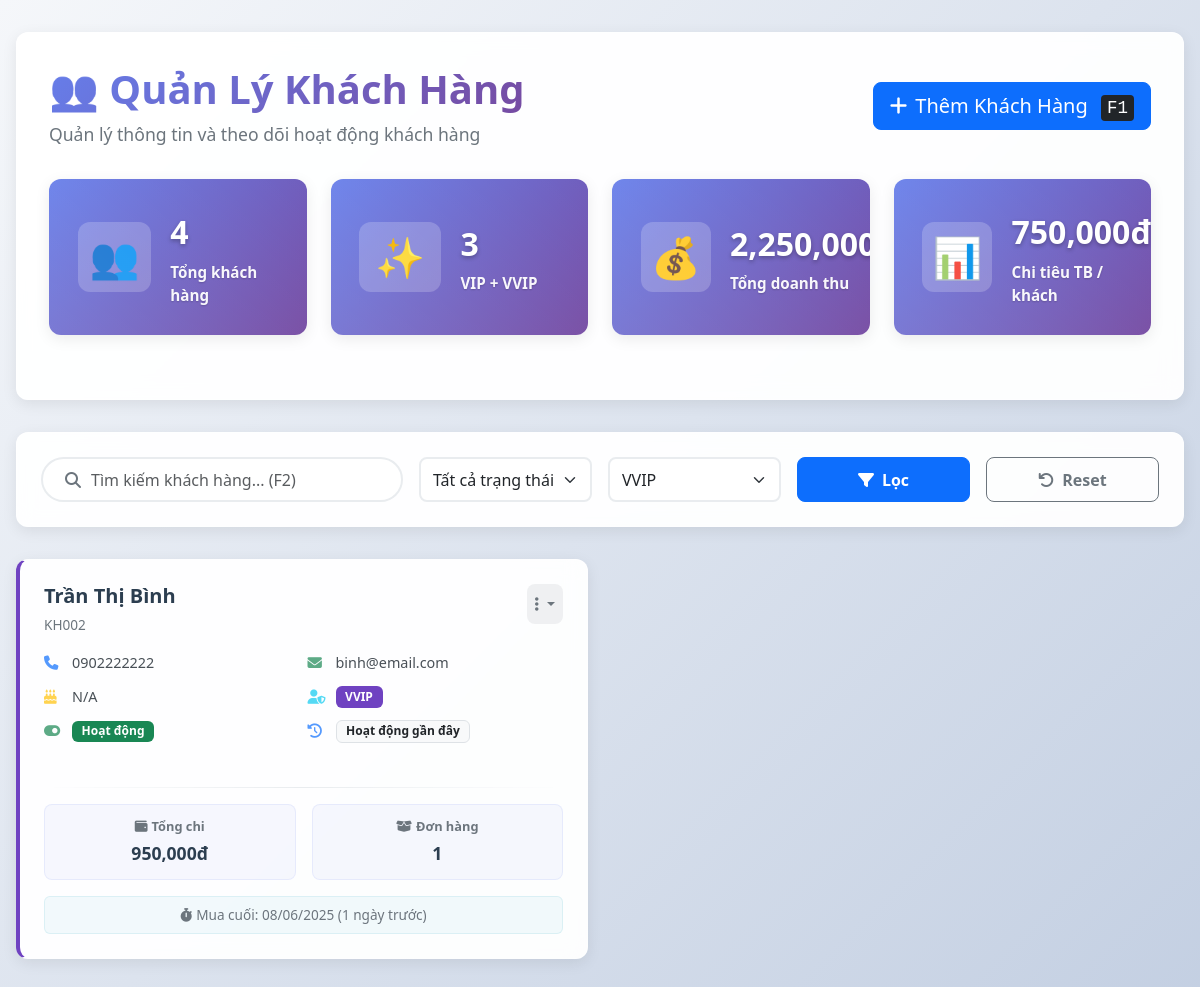
Screenshot of /pages/customers.php?membership=VVIP with the database file from the repository.
### tables this page shows
CREATE TABLE customers (
    id INT AUTO_INCREMENT PRIMARY KEY,
    customer_code VARCHAR(20) UNIQUE NOT NULL,
    name VARCHAR(100) NOT NULL,
    phone VARCHAR(20) UNIQUE,
    email VARCHAR(100),
    address TEXT,
    birth_date DATE,
    gender ENUM('Nam', 'Nữ', 'Khác'),
    membership_level ENUM('Thông thường', 'VIP', 'VVIP') DEFAULT 'Thông thường',
    total_spent DECIMAL(15,2) DEFAULT 0,
    total_orders INT DEFAULT 0,
    loyalty_points INT DEFAULT 0,
    notes TEXT,
    is_active BOOLEAN DEFAULT TRUE,
    created_at TIMESTAMP DEFAULT CURRENT_TIMESTAMP,
    updated_at TIMESTAMP DEFAULT CURRENT_TIMESTAMP ON UPDATE CURRENT_TIMESTAMP,
    last_membership_update TIMESTAMP NULL DEFAULT NULL,  
    
    INDEX idx_phone (phone),
    INDEX idx_membership (membership_level),
    INDEX idx_active (is_active)
);

### pages/customers.php (the view, shortened to what this page needs)
<?php
require_once __DIR__ . '/../config/database.php';
$search = $_GET['search'] ?? '';
$status_filter = $_GET['status'] ?? 'all';
$membership_filter = $_GET['membership'] ?? 'all';
$page_num = max(1, intval($_GET['page'] ?? 1));
$per_page = 9;
$sql_select_fields = "SELECT c.*,
                        COALESCE(s.total_spent_val, c.total_spent, 0) as total_spent,
                        COALESCE(s.total_orders_val, c.total_orders, 0) as total_orders,
                        s.latest_sale_date as last_order_date,
                        CASE
                            WHEN s.latest_sale_date >= DATE_SUB(NOW(), INTERVAL 30 DAY) THEN 'Hoạt động gần đây'
                            WHEN s.latest_sale_date >= DATE_SUB(NOW(), INTERVAL 90 DAY) THEN 'Ít hoạt động'
                            WHEN s.latest_sale_date IS NULL AND c.created_at < DATE_SUB(NOW(), INTERVAL 30 DAY) THEN 'Chưa mua hàng'
                            WHEN s.latest_sale_date IS NULL AND c.created_at >= DATE_SUB(NOW(), INTERVAL 30 DAY) THEN 'Khách hàng mới'
                            ELSE 'Lâu không mua'
                        END as activity_status,
                        DATEDIFF(NOW(), s.latest_sale_date) as days_since_last_order,
                        (YEAR(CURDATE()) - YEAR(c.birth_date)) - (RIGHT(CURDATE(), 5) < RIGHT(c.birth_date, 5)) as age";
$sql_from_join = "FROM customers c
                  LEFT JOIN (
                      SELECT customer_id,
                             MAX(sale_date) as latest_sale_date,
                             COUNT(id) as total_orders_val,
                             SUM(total_amount) as total_spent_val
                      FROM sales
                      GROUP BY customer_id
                  ) s ON c.id = s.customer_id";
$where_clauses = [];
$params = [];
if ($membership_filter !== 'all') {
    $where_clauses[] = "c.membership_level = ?";
    $params[] = $membership_filter;
}
$where_sql = count($where_clauses) > 0 ? ' WHERE ' . implode(' AND ', $where_clauses) : '';
$offset = ($page_num - 1) * $per_page;
$customers_sql = "$sql_select_fields $sql_from_join $where_sql ORDER BY c.created_at DESC LIMIT $per_page OFFSET $offset";
$customers_stmt = $pdo->prepare($customers_sql);
$customers_stmt->execute($params);
$customers_on_page = $customers_stmt->fetchAll(PDO::FETCH_ASSOC);
$stats = [];
$stats_queries = [
    'total_customers_stat' => "SELECT COUNT(*) FROM customers",
    'vip_vvip_customers_stat' => "SELECT COUNT(*) FROM customers WHERE membership_level = 'VIP' OR membership_level = 'VVIP'",
    'total_revenue_stat' => "SELECT SUM(total_amount) FROM sales",
    'avg_spent_stat' => "SELECT AVG(total_spent) FROM customers WHERE total_orders > 0"
];
foreach ($stats_queries as $key => $query) {
    $stmt = $pdo->query($query);
    $stats[$key] = $stmt->fetchColumn();
}
if ($stats['total_customers_stat'] > 0 && isset($stats['total_revenue_stat'])) {
     $active_customers_with_spending_query = "SELECT COUNT(DISTINCT id) FROM customers WHERE total_spent > 0";
     $active_customers_count = $pdo->query($active_customers_with_spending_query)->fetchColumn();
     $stats['avg_spent_per_active_customer_stat'] = $active_customers_count > 0 ? ($stats['total_revenue_stat'] / $active_customers_count) : 0;
} else {
    $stats['avg_spent_per_active_customer_stat'] = 0;
}
?>
<!DOCTYPE html>
<html lang="vi">
<head>
    <link href="https://cdnjs.cloudflare.com/ajax/libs/bootstrap/5.3.0/css/bootstrap.min.css" rel="stylesheet">
    <link href="https://cdnjs.cloudflare.com/ajax/libs/font-awesome/6.4.0/css/all.min.css" rel="stylesheet">
</head>
<body>
    <div class="customers-page">
        <div class="page-header">
            <div class="d-flex justify-content-between align-items-center mb-4">
                <div>
                    <h1 class="page-title">👥 Quản Lý Khách Hàng</h1>
                    <p class="page-subtitle">Quản lý thông tin và theo dõi hoạt động khách hàng</p>
                </div>
                <button class="btn btn-primary btn-lg" onclick="openAddCustomerModal()">
                    <i class="fas fa-plus me-2"></i>Thêm Khách Hàng
                    <kbd class="ms-2">F1</kbd>
                </button>
            </div>
            <div class="stats-grid">
                <div class="stat-card">
                    <div class="stat-icon">👥</div>
                    <div class="stat-info">
                        <div class="stat-number"><?php echo number_format($stats['total_customers_stat'] ?? 0); ?></div>
                        <div class="stat-label">Tổng khách hàng</div>
                    </div>
                </div>
                <div class="stat-card">
                    <div class="stat-icon">✨</div>
                    <div class="stat-info">
                        <div class="stat-number"><?php echo number_format($stats['vip_vvip_customers_stat'] ?? 0); ?></div>
                        <div class="stat-label">VIP + VVIP</div>
                    </div>
                </div>
                <div class="stat-card">
                    <div class="stat-icon">💰</div>
                    <div class="stat-info">
                        <div class="stat-number"><?php echo number_format($stats['total_revenue_stat'] ?? 0); ?>đ</div>
                        <div class="stat-label">Tổng doanh thu</div>
                    </div>
                </div>
                <div class="stat-card">
                    <div class="stat-icon">📊</div>
                    <div class="stat-info">
                        <div class="stat-number"><?php echo number_format($stats['avg_spent_per_active_customer_stat'] ?? 0); ?>đ</div>
                        <div class="stat-label">Chi tiêu TB / khách</div>
                    </div>
                </div>
            </div>
        </div>
        <div class="filters-section">
            <div class="row g-3 align-items-end" id="filterForm">
                <div class="col-md-4">
                    <div class="search-input-wrapper">
                        <span class="input-group-text"><i class="fas fa-search"></i></span>
                        <input type="text" id="searchInput" name="search" class="form-control"
                               placeholder="Tìm kiếm khách hàng... (F2)" value="<?php echo htmlspecialchars($search); ?>">
                    </div>
                </div>
                <div class="col-md-2">
                    <select id="statusFilter" name="status" class="form-select filter-select">
                        <option value="all" <?php if ($status_filter === 'all') echo 'selected'; ?>>Tất cả trạng thái</option>
                    </select>
                </div>
                <div class="col-md-2">
                    <select id="membershipFilter" name="membership" class="form-select filter-select">
                        <option value="VVIP" <?php if ($membership_filter === 'VVIP') echo 'selected'; ?>>VVIP</option>
                    </select>
                </div>
                <div class="col-md-2">
                    <button type="button" class="btn btn-primary btn-filter w-100" onclick="applyFilters()">
                        <i class="fas fa-filter me-2"></i>Lọc
                    </button>
                </div>
                <div class="col-md-2">
                    <button type="button" class="btn btn-outline-secondary btn-filter w-100" onclick="resetFilters()">
                        <i class="fas fa-undo me-2"></i>Reset
                    </button>
                </div>
            </div>
        </div>
        <div class="customers-grid" id="customersGrid">
            <?php if (empty($customers_on_page)): ?>
                <div class="col-12">
                    <div class="empty-state" style="grid-column: 1 / -1;">
                        <div class="empty-icon">👥</div>
                        <h4 class="empty-title">Không tìm thấy khách hàng</h4>
                        <p class="empty-text">Không có khách hàng nào phù hợp với tiêu chí tìm kiếm của bạn. <br>Hãy thử điều chỉnh bộ lọc hoặc thêm khách hàng mới.</p>
                        <button class="btn btn-primary btn-lg" onclick="openAddCustomerModal()">
                            <i class="fas fa-plus me-2"></i>Thêm Khách Hàng Mới
                        </button>
                    </div>
                </div>
            <?php else: ?>
                <?php foreach ($customers_on_page as $customer): ?>
                <div class="customer-card" data-membership="<?php echo htmlspecialchars(strtolower($customer['membership_level'] ?? 'thông thường')); ?>">
                    <div class="customer-header">
                        <div>
                            <h5 class="customer-name"><?php echo htmlspecialchars($customer['name']); ?></h5>
                            <small class="customer-code"><?php echo htmlspecialchars($customer['customer_code']); ?></small>
                        </div>
                        <div class="customer-actions">
                            <div class="dropdown">
                                <button class="dropdown-toggle" type="button" data-bs-toggle="dropdown" aria-expanded="false">
                                    <i class="fas fa-ellipsis-v"></i>
                                </button>
                            </div>
                        </div>
                    </div>
                    <div class="customer-details">
                        <div class="detail-row">
                            <div class="detail-item">
                                <i class="fas fa-phone text-primary"></i>
                                <span><?php echo htmlspecialchars($customer['phone']); ?></span>
                            </div>
                            <div class="detail-item">
                                <i class="fas fa-envelope <?php echo empty($customer['email']) ? 'text-muted' : 'text-success'; ?>"></i>
                                <span class="text-truncate" title="<?php echo htmlspecialchars($customer['email'] ?? 'N/A'); ?>"><?php echo htmlspecialchars($customer['email'] ?? 'N/A'); ?></span>
                            </div>
                        </div>
                        <div class="detail-row">
                            <div class="detail-item">
                                <i class="fas fa-birthday-cake text-warning"></i>
                                <span><?php echo $customer['age'] !== null ? htmlspecialchars($customer['age']) . ' tuổi' : 'N/A'; ?></span>
                            </div>
                            <div class="detail-item">
                                <i class="fas fa-user-shield text-info"></i>
                                <span class="badge bg-<?php
                                    $level = strtolower($customer['membership_level'] ?? 'thong thuong');
                                    if ($level === 'vvip') echo 'purple';
                                    elseif ($level === 'vip') echo 'warning text-dark';
                                    else echo 'secondary';
                                ?>"><?php echo htmlspecialchars($customer['membership_level'] ?? 'Thông thường'); ?></span>
                            </div>
                        </div>
                        <div class="detail-row">
                            <div class="detail-item">
                                <i class="fas fa-toggle-on <?php echo $customer['is_active'] ? 'text-success' : 'text-danger'; ?>"></i>
                                <span class="badge bg-<?php echo $customer['is_active'] ? 'success' : 'danger'; ?>"><?php echo $customer['is_active'] ? 'Hoạt động' : 'Ngừng HĐ'; ?></span>
                            </div>
                            <div class="detail-item">
                                <i class="fas fa-history text-primary"></i>
                                <span class="badge bg-light text-dark border"><?php echo htmlspecialchars($customer['activity_status'] ?? 'N/A'); ?></span>
                            </div>
                        </div>
                    </div>
                    <div class="customer-divider"></div>
                    <div class="customer-finance">
                        <div class="finance-item">
                            <div class="finance-label"><i class="fas fa-wallet me-1"></i>Tổng chi</div>
                            <div class="finance-value"><?php echo number_format($customer['total_spent'] ?? 0); ?>đ</div>
                        </div>
                        <div class="finance-item">
                            <div class="finance-label"><i class="fas fa-box-open me-1"></i>Đơn hàng</div>
                            <div class="finance-value"><?php echo number_format($customer['total_orders'] ?? 0); ?></div>
                        </div>
                    </div>
                    <?php if ($customer['last_order_date']): ?>
                    <div class="last-order mt-auto">
                        <i class="fas fa-stopwatch me-1"></i>Mua cuối: <?php echo date('d/m/Y', strtotime($customer['last_order_date'])); ?>
                        <?php if ($customer['days_since_last_order'] !== null): ?>
                            (<?php echo htmlspecialchars($customer['days_since_last_order']); ?> ngày trước)
                        <?php endif; ?>
                    </div>
                    <?php else: ?>
                    <div class="last-order mt-auto text-muted">
                        <i class="fas fa-hourglass-start me-1"></i>Chưa có giao dịch
                    </div>
                    <?php endif; ?>
                </div>
                <?php endforeach; ?>
            <?php endif; ?>
        </div>
    </div>
    <div class="toast-container position-fixed bottom-0 end-0 p-3">
    </div>
</body>
</html>

### rows the page displays
customers: name "Trần Thị Bình", customer_code "KH002", phone "0902222222", email "binh@email.com", membership_level "VVIP", is_active 1 (drawn), activity_status "Hoạt động gần đây", total_spent "950,000", total_orders "1", last_order_date "08/06/2025", days_since_last_order "1"

### other values shown
$stats['total_customers_stat'] "4"
$stats['vip_vvip_customers_stat'] "3"
$stats['avg_spent_per_active_customer_stat'] "750,000"
